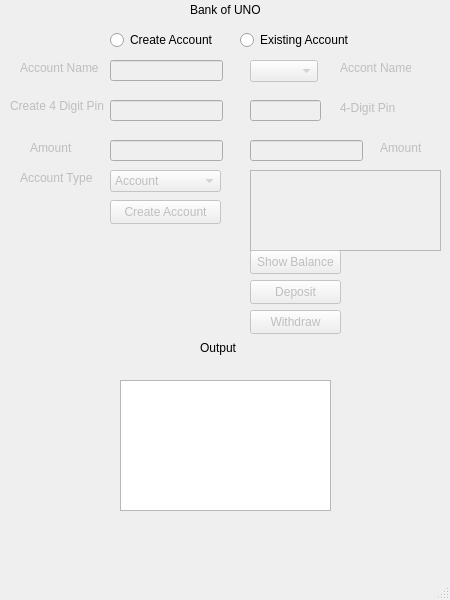
<?xml version="1.0" encoding="UTF-8"?>
<ui version="4.0">
 <class>MainWindow</class>
 <widget class="QMainWindow" name="MainWindow">
  <property name="geometry">
   <rect>
    <x>0</x>
    <y>0</y>
    <width>450</width>
    <height>600</height>
   </rect>
  </property>
  <property name="minimumSize">
   <size>
    <width>450</width>
    <height>600</height>
   </size>
  </property>
  <property name="maximumSize">
   <size>
    <width>450</width>
    <height>600</height>
   </size>
  </property>
  <property name="windowTitle">
   <string>MainWindow</string>
  </property>
  <widget class="QWidget" name="centralwidget">
   <widget class="QLineEdit" name="nameInput">
    <property name="enabled">
     <bool>false</bool>
    </property>
    <property name="geometry">
     <rect>
      <x>110</x>
      <y>60</y>
      <width>113</width>
      <height>21</height>
     </rect>
    </property>
   </widget>
   <widget class="QComboBox" name="typeCombo">
    <property name="enabled">
     <bool>false</bool>
    </property>
    <property name="geometry">
     <rect>
      <x>110</x>
      <y>170</y>
      <width>111</width>
      <height>22</height>
     </rect>
    </property>
    <item>
     <property name="text">
      <string>Account</string>
     </property>
    </item>
    <item>
     <property name="text">
      <string>Saving Account</string>
     </property>
    </item>
   </widget>
   <widget class="QLineEdit" name="NamountInput">
    <property name="enabled">
     <bool>false</bool>
    </property>
    <property name="geometry">
     <rect>
      <x>110</x>
      <y>140</y>
      <width>113</width>
      <height>21</height>
     </rect>
    </property>
   </widget>
   <widget class="QPushButton" name="createBtn">
    <property name="enabled">
     <bool>false</bool>
    </property>
    <property name="geometry">
     <rect>
      <x>110</x>
      <y>200</y>
      <width>111</width>
      <height>24</height>
     </rect>
    </property>
    <property name="text">
     <string>Create Account</string>
    </property>
   </widget>
   <widget class="QPushButton" name="depositBtn">
    <property name="enabled">
     <bool>false</bool>
    </property>
    <property name="geometry">
     <rect>
      <x>250</x>
      <y>280</y>
      <width>91</width>
      <height>24</height>
     </rect>
    </property>
    <property name="text">
     <string>Deposit</string>
    </property>
   </widget>
   <widget class="QPushButton" name="withdrawBtn">
    <property name="enabled">
     <bool>false</bool>
    </property>
    <property name="geometry">
     <rect>
      <x>250</x>
      <y>310</y>
      <width>91</width>
      <height>24</height>
     </rect>
    </property>
    <property name="text">
     <string>Withdraw</string>
    </property>
   </widget>
   <widget class="QTextBrowser" name="outputBox">
    <property name="geometry">
     <rect>
      <x>120</x>
      <y>380</y>
      <width>211</width>
      <height>131</height>
     </rect>
    </property>
   </widget>
   <widget class="QComboBox" name="accountCombo">
    <property name="enabled">
     <bool>false</bool>
    </property>
    <property name="geometry">
     <rect>
      <x>250</x>
      <y>60</y>
      <width>68</width>
      <height>22</height>
     </rect>
    </property>
    <item>
     <property name="text">
      <string/>
     </property>
    </item>
   </widget>
   <widget class="QRadioButton" name="createRbn">
    <property name="geometry">
     <rect>
      <x>110</x>
      <y>30</y>
      <width>111</width>
      <height>20</height>
     </rect>
    </property>
    <property name="text">
     <string>Create Account</string>
    </property>
   </widget>
   <widget class="QRadioButton" name="existingBtn">
    <property name="geometry">
     <rect>
      <x>240</x>
      <y>30</y>
      <width>111</width>
      <height>20</height>
     </rect>
    </property>
    <property name="text">
     <string>Existing Account</string>
    </property>
   </widget>
   <widget class="QLabel" name="label">
    <property name="geometry">
     <rect>
      <x>190</x>
      <y>0</y>
      <width>71</width>
      <height>20</height>
     </rect>
    </property>
    <property name="text">
     <string>Bank of UNO</string>
    </property>
   </widget>
   <widget class="QTextBrowser" name="balanceViewer">
    <property name="enabled">
     <bool>false</bool>
    </property>
    <property name="geometry">
     <rect>
      <x>250</x>
      <y>170</y>
      <width>191</width>
      <height>81</height>
     </rect>
    </property>
   </widget>
   <widget class="QLineEdit" name="EamountInput">
    <property name="enabled">
     <bool>false</bool>
    </property>
    <property name="geometry">
     <rect>
      <x>250</x>
      <y>140</y>
      <width>113</width>
      <height>21</height>
     </rect>
    </property>
   </widget>
   <widget class="QLabel" name="label_2">
    <property name="enabled">
     <bool>false</bool>
    </property>
    <property name="geometry">
     <rect>
      <x>20</x>
      <y>60</y>
      <width>81</width>
      <height>16</height>
     </rect>
    </property>
    <property name="text">
     <string>Account Name</string>
    </property>
   </widget>
   <widget class="QLabel" name="label_3">
    <property name="enabled">
     <bool>false</bool>
    </property>
    <property name="geometry">
     <rect>
      <x>30</x>
      <y>140</y>
      <width>49</width>
      <height>16</height>
     </rect>
    </property>
    <property name="text">
     <string>Amount</string>
    </property>
   </widget>
   <widget class="QLabel" name="label_4">
    <property name="enabled">
     <bool>false</bool>
    </property>
    <property name="geometry">
     <rect>
      <x>20</x>
      <y>170</y>
      <width>81</width>
      <height>16</height>
     </rect>
    </property>
    <property name="text">
     <string>Account Type</string>
    </property>
   </widget>
   <widget class="QLabel" name="label_5">
    <property name="enabled">
     <bool>false</bool>
    </property>
    <property name="geometry">
     <rect>
      <x>340</x>
      <y>60</y>
      <width>71</width>
      <height>16</height>
     </rect>
    </property>
    <property name="text">
     <string>Accont Name</string>
    </property>
   </widget>
   <widget class="QLabel" name="label_6">
    <property name="enabled">
     <bool>false</bool>
    </property>
    <property name="geometry">
     <rect>
      <x>380</x>
      <y>140</y>
      <width>49</width>
      <height>16</height>
     </rect>
    </property>
    <property name="text">
     <string>Amount</string>
    </property>
   </widget>
   <widget class="QLabel" name="label_7">
    <property name="geometry">
     <rect>
      <x>200</x>
      <y>340</y>
      <width>49</width>
      <height>16</height>
     </rect>
    </property>
    <property name="text">
     <string>Output</string>
    </property>
   </widget>
   <widget class="QLineEdit" name="pinEnter">
    <property name="enabled">
     <bool>false</bool>
    </property>
    <property name="geometry">
     <rect>
      <x>250</x>
      <y>100</y>
      <width>71</width>
      <height>21</height>
     </rect>
    </property>
   </widget>
   <widget class="QLineEdit" name="pinCreate">
    <property name="enabled">
     <bool>false</bool>
    </property>
    <property name="geometry">
     <rect>
      <x>110</x>
      <y>100</y>
      <width>113</width>
      <height>21</height>
     </rect>
    </property>
   </widget>
   <widget class="QLabel" name="pinLabel">
    <property name="enabled">
     <bool>false</bool>
    </property>
    <property name="geometry">
     <rect>
      <x>10</x>
      <y>90</y>
      <width>101</width>
      <height>31</height>
     </rect>
    </property>
    <property name="text">
     <string>Create 4 Digit Pin</string>
    </property>
   </widget>
   <widget class="QLabel" name="pinLabel2">
    <property name="enabled">
     <bool>false</bool>
    </property>
    <property name="geometry">
     <rect>
      <x>340</x>
      <y>100</y>
      <width>81</width>
      <height>16</height>
     </rect>
    </property>
    <property name="text">
     <string>4-Digit Pin</string>
    </property>
   </widget>
   <widget class="QPushButton" name="showBalanceBtn">
    <property name="enabled">
     <bool>false</bool>
    </property>
    <property name="geometry">
     <rect>
      <x>250</x>
      <y>250</y>
      <width>91</width>
      <height>24</height>
     </rect>
    </property>
    <property name="text">
     <string>Show Balance</string>
    </property>
   </widget>
  </widget>
  <widget class="QMenuBar" name="menubar">
   <property name="geometry">
    <rect>
     <x>0</x>
     <y>0</y>
     <width>450</width>
     <height>22</height>
    </rect>
   </property>
  </widget>
  <widget class="QStatusBar" name="statusbar"/>
 </widget>
 <resources/>
 <connections>
  <connection>
   <sender>existingBtn</sender>
   <signal>toggled(bool)</signal>
   <receiver>accountCombo</receiver>
   <slot>setEnabled(bool)</slot>
   <hints>
    <hint type="sourcelabel">
     <x>312</x>
     <y>71</y>
    </hint>
    <hint type="destinationlabel">
     <x>313</x>
     <y>96</y>
    </hint>
   </hints>
  </connection>
  <connection>
   <sender>createRbn</sender>
   <signal>toggled(bool)</signal>
   <receiver>nameInput</receiver>
   <slot>setEnabled(bool)</slot>
   <hints>
    <hint type="sourcelabel">
     <x>208</x>
     <y>71</y>
    </hint>
    <hint type="destinationlabel">
     <x>210</x>
     <y>95</y>
    </hint>
   </hints>
  </connection>
  <connection>
   <sender>createRbn</sender>
   <signal>toggled(bool)</signal>
   <receiver>NamountInput</receiver>
   <slot>setEnabled(bool)</slot>
   <hints>
    <hint type="sourcelabel">
     <x>179</x>
     <y>71</y>
    </hint>
    <hint type="destinationlabel">
     <x>164</x>
     <y>182</y>
    </hint>
   </hints>
  </connection>
  <connection>
   <sender>createRbn</sender>
   <signal>toggled(bool)</signal>
   <receiver>typeCombo</receiver>
   <slot>setEnabled(bool)</slot>
   <hints>
    <hint type="sourcelabel">
     <x>182</x>
     <y>71</y>
    </hint>
    <hint type="destinationlabel">
     <x>188</x>
     <y>213</y>
    </hint>
   </hints>
  </connection>
  <connection>
   <sender>createRbn</sender>
   <signal>toggled(bool)</signal>
   <receiver>createBtn</receiver>
   <slot>setEnabled(bool)</slot>
   <hints>
    <hint type="sourcelabel">
     <x>220</x>
     <y>71</y>
    </hint>
    <hint type="destinationlabel">
     <x>212</x>
     <y>245</y>
    </hint>
   </hints>
  </connection>
  <connection>
   <sender>existingBtn</sender>
   <signal>toggled(bool)</signal>
   <receiver>EamountInput</receiver>
   <slot>setEnabled(bool)</slot>
   <hints>
    <hint type="sourcelabel">
     <x>335</x>
     <y>71</y>
    </hint>
    <hint type="destinationlabel">
     <x>343</x>
     <y>182</y>
    </hint>
   </hints>
  </connection>
  <connection>
   <sender>existingBtn</sender>
   <signal>toggled(bool)</signal>
   <receiver>balanceViewer</receiver>
   <slot>setEnabled(bool)</slot>
   <hints>
    <hint type="sourcelabel">
     <x>338</x>
     <y>71</y>
    </hint>
    <hint type="destinationlabel">
     <x>418</x>
     <y>227</y>
    </hint>
   </hints>
  </connection>
  <connection>
   <sender>existingBtn</sender>
   <signal>toggled(bool)</signal>
   <receiver>depositBtn</receiver>
   <slot>setEnabled(bool)</slot>
   <hints>
    <hint type="sourcelabel">
     <x>262</x>
     <y>67</y>
    </hint>
    <hint type="destinationlabel">
     <x>313</x>
     <y>305</y>
    </hint>
   </hints>
  </connection>
  <connection>
   <sender>existingBtn</sender>
   <signal>toggled(bool)</signal>
   <receiver>withdrawBtn</receiver>
   <slot>setEnabled(bool)</slot>
   <hints>
    <hint type="sourcelabel">
     <x>257</x>
     <y>70</y>
    </hint>
    <hint type="destinationlabel">
     <x>291</x>
     <y>335</y>
    </hint>
   </hints>
  </connection>
  <connection>
   <sender>existingBtn</sender>
   <signal>toggled(bool)</signal>
   <receiver>label_5</receiver>
   <slot>setEnabled(bool)</slot>
   <hints>
    <hint type="sourcelabel">
     <x>272</x>
     <y>63</y>
    </hint>
    <hint type="destinationlabel">
     <x>396</x>
     <y>89</y>
    </hint>
   </hints>
  </connection>
  <connection>
   <sender>existingBtn</sender>
   <signal>toggled(bool)</signal>
   <receiver>label_6</receiver>
   <slot>setEnabled(bool)</slot>
   <hints>
    <hint type="sourcelabel">
     <x>264</x>
     <y>71</y>
    </hint>
    <hint type="destinationlabel">
     <x>412</x>
     <y>177</y>
    </hint>
   </hints>
  </connection>
  <connection>
   <sender>createRbn</sender>
   <signal>toggled(bool)</signal>
   <receiver>label_4</receiver>
   <slot>setEnabled(bool)</slot>
   <hints>
    <hint type="sourcelabel">
     <x>117</x>
     <y>69</y>
    </hint>
    <hint type="destinationlabel">
     <x>71</x>
     <y>207</y>
    </hint>
   </hints>
  </connection>
  <connection>
   <sender>createRbn</sender>
   <signal>toggled(bool)</signal>
   <receiver>label_3</receiver>
   <slot>setEnabled(bool)</slot>
   <hints>
    <hint type="sourcelabel">
     <x>140</x>
     <y>67</y>
    </hint>
    <hint type="destinationlabel">
     <x>60</x>
     <y>177</y>
    </hint>
   </hints>
  </connection>
  <connection>
   <sender>createRbn</sender>
   <signal>toggled(bool)</signal>
   <receiver>label_2</receiver>
   <slot>setEnabled(bool)</slot>
   <hints>
    <hint type="sourcelabel">
     <x>124</x>
     <y>68</y>
    </hint>
    <hint type="destinationlabel">
     <x>94</x>
     <y>94</y>
    </hint>
   </hints>
  </connection>
  <connection>
   <sender>createRbn</sender>
   <signal>toggled(bool)</signal>
   <receiver>pinCreate</receiver>
   <slot>setEnabled(bool)</slot>
   <hints>
    <hint type="sourcelabel">
     <x>114</x>
     <y>67</y>
    </hint>
    <hint type="destinationlabel">
     <x>130</x>
     <y>125</y>
    </hint>
   </hints>
  </connection>
  <connection>
   <sender>createRbn</sender>
   <signal>toggled(bool)</signal>
   <receiver>pinLabel</receiver>
   <slot>setEnabled(bool)</slot>
   <hints>
    <hint type="sourcelabel">
     <x>148</x>
     <y>69</y>
    </hint>
    <hint type="destinationlabel">
     <x>84</x>
     <y>127</y>
    </hint>
   </hints>
  </connection>
  <connection>
   <sender>existingBtn</sender>
   <signal>toggled(bool)</signal>
   <receiver>pinEnter</receiver>
   <slot>setEnabled(bool)</slot>
   <hints>
    <hint type="sourcelabel">
     <x>252</x>
     <y>70</y>
    </hint>
    <hint type="destinationlabel">
     <x>266</x>
     <y>130</y>
    </hint>
   </hints>
  </connection>
  <connection>
   <sender>existingBtn</sender>
   <signal>toggled(bool)</signal>
   <receiver>pinLabel2</receiver>
   <slot>setEnabled(bool)</slot>
   <hints>
    <hint type="sourcelabel">
     <x>246</x>
     <y>68</y>
    </hint>
    <hint type="destinationlabel">
     <x>362</x>
     <y>126</y>
    </hint>
   </hints>
  </connection>
  <connection>
   <sender>existingBtn</sender>
   <signal>toggled(bool)</signal>
   <receiver>showBalanceBtn</receiver>
   <slot>setEnabled(bool)</slot>
   <hints>
    <hint type="sourcelabel">
     <x>246</x>
     <y>71</y>
    </hint>
    <hint type="destinationlabel">
     <x>264</x>
     <y>290</y>
    </hint>
   </hints>
  </connection>
 </connections>
</ui>
